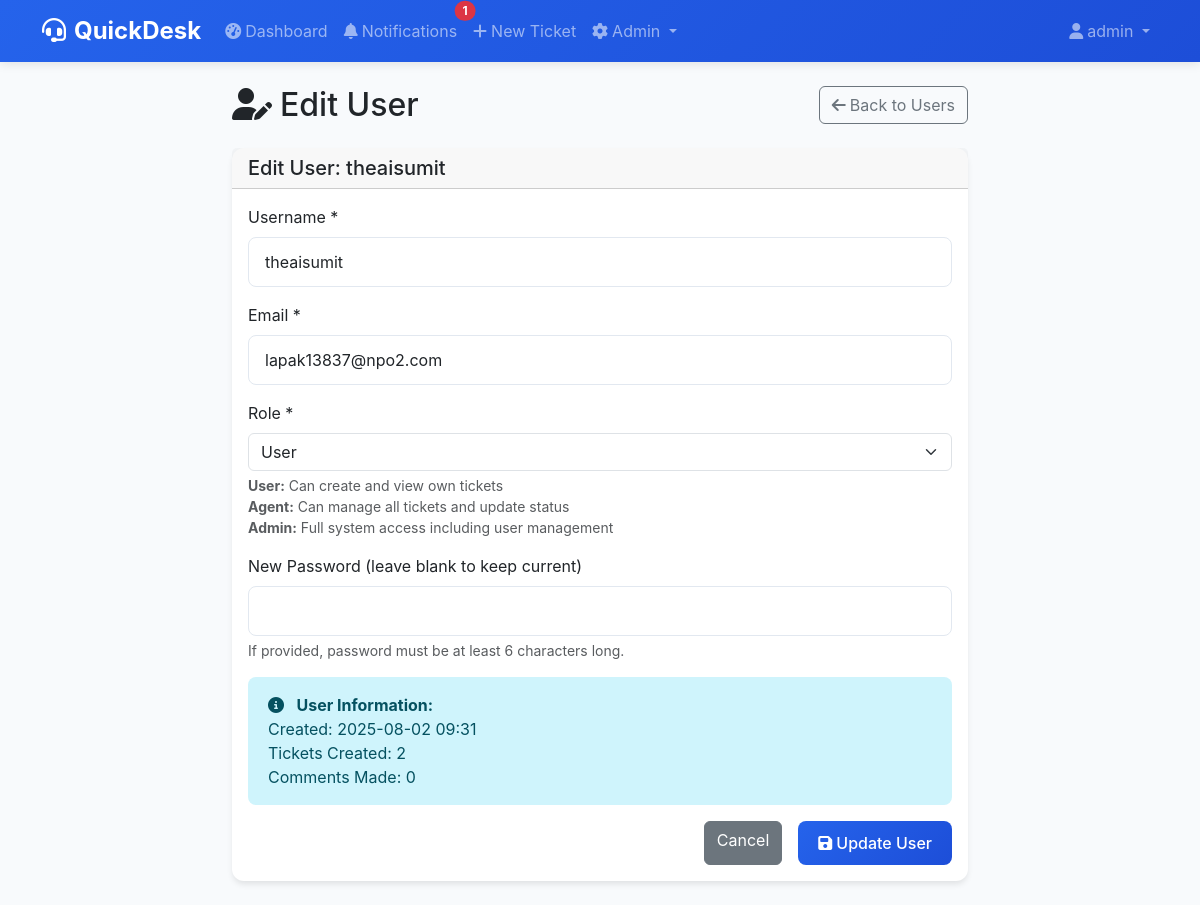
/admin/users/2/edit (signed in), run on the app's committed database.
### app.py (models this page shows)
class User(UserMixin, db.Model):
    id = db.Column(db.Integer, primary_key=True)
    username = db.Column(db.String(80), unique=True, nullable=False)
    email = db.Column(db.String(120), unique=True, nullable=False)
    password_hash = db.Column(db.String(255), nullable=False)
    role = db.Column(db.String(20), default='user')  # user, agent, admin
    created_at = db.Column(db.DateTime, default=datetime.utcnow)
    tickets = db.relationship('Ticket', backref='author', lazy=True, foreign_keys='Ticket.user_id')
    assigned_tickets = db.relationship('Ticket', backref='assigned_agent', lazy=True, foreign_keys='Ticket.assigned_to')
    comments = db.relationship('Comment', backref='author', lazy=True)
    notifications = db.relationship('Notification', backref='user', lazy=True, order_by='Notification.created_at.desc()')

### app.py (the view, shortened to what this page needs)
@app.route('/admin/users/<int:user_id>/edit', methods=['GET', 'POST'])
@login_required
def admin_edit_user(user_id):
    if current_user.role != 'admin':
        flash('Access denied', 'error')
        return redirect(url_for('dashboard'))
    user = User.query.get_or_404(user_id)
    return render_template('admin/edit_user.html', user=user)

### app.py (called while the page is built)
@login_manager.user_loader
def load_user(user_id):
    return User.query.get(int(user_id))

### templates/admin/edit_user.html (shortened to what this page needs)
{% extends "base.html" %}
{% block content %}
<div class="row justify-content-center">
    <div class="col-md-8">
        <div class="d-flex justify-content-between align-items-center mb-4">
            <h2 class="mb-0">
                <i class="fas fa-user-edit me-2"></i>Edit User
            </h2>
            <a href="{{ url_for('admin_users') }}" class="btn btn-outline-secondary">
                <i class="fas fa-arrow-left me-1"></i>Back to Users
            </a>
        </div>
        <div class="card">
            <div class="card-header">
                <h5 class="mb-0">Edit User: {{ user.username }}</h5>
            </div>
            <div class="card-body">
                <form method="POST">
                    <div class="mb-3">
                        <label for="username" class="form-label">Username *</label>
                        <input type="text" class="form-control" id="username" name="username" value="{{ user.username }}" required>
                    </div>
                    <div class="mb-3">
                        <label for="email" class="form-label">Email *</label>
                        <input type="email" class="form-control" id="email" name="email" value="{{ user.email }}" required>
                    </div>
                    <div class="mb-3">
                        <label for="role" class="form-label">Role *</label>
                        <select class="form-select" id="role" name="role" required>
                            <option value="user" {{ 'selected' if user.role == 'user' }}>User</option>
                        </select>
                        <div class="form-text">
                            <strong>User:</strong> Can create and view own tickets<br>
                            <strong>Agent:</strong> Can manage all tickets and update status<br>
                            <strong>Admin:</strong> Full system access including user management
                        </div>
                    </div>
                    <div class="mb-3">
                        <label for="new_password" class="form-label">New Password (leave blank to keep current)</label>
                        <input type="password" class="form-control" id="new_password" name="new_password">
                        <div class="form-text">If provided, password must be at least 6 characters long.</div>
                    </div>
                    <div class="alert alert-info">
                        <i class="fas fa-info-circle me-2"></i>
                        <strong>User Information:</strong><br>
                        Created: {{ user.created_at.strftime('%Y-%m-%d %H:%M') }}<br>
                        Tickets Created: {{ user.tickets|length }}<br>
                        Comments Made: {{ user.comments|length }}
                    </div>
                    <div class="d-grid gap-2 d-md-flex justify-content-md-end">
                        <a href="{{ url_for('admin_users') }}" class="btn btn-secondary me-md-2">Cancel</a>
                        <button type="submit" class="btn btn-primary">
                            <i class="fas fa-save me-1"></i>Update User
                        </button>
                    </div>
                </form>
            </div>
        </div>
    </div>
</div>
{% endblock %}

### templates/base.html (shortened to what this page needs)
<!DOCTYPE html>
<html lang="en">
<head>
    <link href="https://cdn.jsdelivr.net/npm/bootstrap@5.3.0/dist/css/bootstrap.min.css" rel="stylesheet">
    <link href="https://cdnjs.cloudflare.com/ajax/libs/font-awesome/6.4.0/css/all.min.css" rel="stylesheet">
</head>
<body>
    <nav class="navbar navbar-expand-lg navbar-dark">
        <div class="container">
            <a class="navbar-brand" href="{{ url_for('index') }}">
                <i class="fas fa-headset me-2"></i>QuickDesk
            </a>
            <div class="collapse navbar-collapse" id="navbarNav">
                <ul class="navbar-nav me-auto">
                    {% if current_user.is_authenticated %}
                                            <li class="nav-item">
                        <a class="nav-link" href="{{ url_for('dashboard') }}">
                            <i class="fas fa-tachometer-alt me-1"></i>Dashboard
                        </a>
                    </li>
                    <li class="nav-item">
                        <a class="nav-link position-relative" href="{{ url_for('notifications') }}">
                            <i class="fas fa-bell me-1"></i>Notifications
                            <span id="notification-count" class="position-absolute top-0 start-100 translate-middle badge rounded-pill bg-danger" style="display: none;">
                            </span>
                        </a>
                    </li>
                        <li class="nav-item">
                            <a class="nav-link" href="{{ url_for('new_ticket') }}">
                                <i class="fas fa-plus me-1"></i>New Ticket
                            </a>
                        </li>
                        {% if current_user.role == 'admin' %}
                            <li class="nav-item dropdown">
                                <a class="nav-link dropdown-toggle" href="#" role="button" data-bs-toggle="dropdown" aria-expanded="false">
                                    <i class="fas fa-cog me-1"></i>Admin
                                </a>
                            </li>
                        {% endif %}
                    {% endif %}
                </ul>
                <ul class="navbar-nav">
                    {% if current_user.is_authenticated %}
                        <li class="nav-item dropdown">
                            <a class="nav-link dropdown-toggle" href="#" role="button" data-bs-toggle="dropdown" aria-expanded="false">
                                <i class="fas fa-user me-1"></i>{{ current_user.username }}
                            </a>
                        </li>
                    {% endif %}
                </ul>
            </div>
        </div>
    </nav>
    <main class="container my-4">
        {% block content %}{% endblock %}
    </main>
</body>
</html>

### templates/base.html (style rules this page uses)
:root { --primary-color: #2563eb; --secondary-color: #64748b; --success-color: #10b981; --warning-color: #f59e0b; --danger-color: #ef4444; --light-bg: #f8fafc; --border-color: #e2e8f0; }
body { background-color: var(--light-bg); font-family: 'Inter', -apple-system, BlinkMacSystemFont, sans-serif; min-height: 100vh; }
.navbar { background: linear-gradient(135deg, var(--primary-color), #1d4ed8); box-shadow: 0 2px 10px rgba(0,0,0,0.1); }
.navbar-brand { font-weight: 700; font-size: 1.5rem; }
.card { border: none; border-radius: 12px; box-shadow: 0 4px 6px -1px rgba(0, 0, 0, 0.1); transition: transform 0.2s ease, box-shadow 0.2s ease; }
.btn-primary { background: linear-gradient(135deg, var(--primary-color), #1d4ed8); border: none; border-radius: 8px; padding: 10px 20px; font-weight: 500; }
.alert { border: none; border-radius: 8px; padding: 16px 20px; }
.form-control { border-radius: 8px; border: 1px solid var(--border-color); padding: 12px 16px; }

### data on the page
User: username "admin"
User: username "theaisumit", email "lapak13837@npo2.com", created_at "2025-08-02 09:31"

### other printed values
{{ user.tickets|length }} "2"
{{ user.comments|length }} "0"
